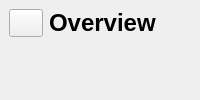
        <widget class="QWidget" name="headerFrame" native="true">
         <layout class="QHBoxLayout" name="horizontalLayout_2">
          <property name="spacing">
           <number>0</number>
          </property>
          <property name="leftMargin">
           <number>0</number>
          </property>
          <property name="topMargin">
           <number>0</number>
          </property>
          <property name="rightMargin">
           <number>0</number>
          </property>
          <property name="bottomMargin">
           <number>0</number>
          </property>
          <item alignment="Qt::AlignLeft|Qt::AlignTop">
           <widget class="QWidget" name="widget" native="true">
            <layout class="QHBoxLayout" name="horizontalLayout_3">
             <item>
              <widget class="QPushButton" name="MenuButton">
               <property name="maximumSize">
                <size>
                 <width>34</width>
                 <height>34</height>
                </size>
               </property>
               <property name="text">
                <string/>
               </property>
               <property name="icon">
                <iconset resource="resource.qrc">
                 <normaloff>:/Blue/icon/Blue/menu.svg</normaloff>:/Blue/icon/Blue/menu.svg</iconset>
               </property>
               <property name="iconSize">
                <size>
                 <width>53</width>
                 <height>53</height>
                </size>
               </property>
              </widget>
             </item>
             <item>
              <widget class="QLabel" name="tab_level">
               <property name="font">
                <font>
                 <pointsize>18</pointsize>
                 <bold>true</bold>
                </font>
               </property>
               <property name="text">
                <string>Overview</string>
               </property>
              </widget>
             </item>
            </layout>
           </widget>
          </item>
         </layout>
        </widget>
